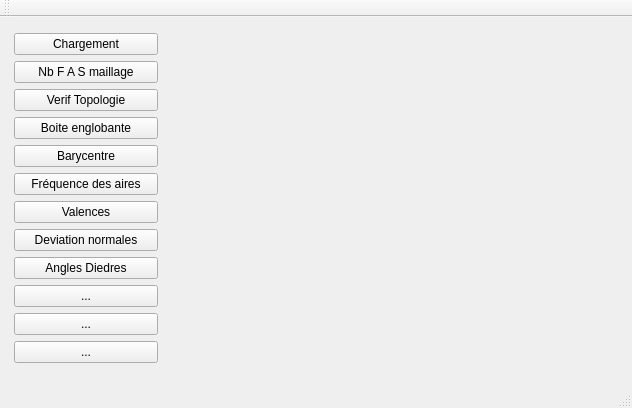
<?xml version="1.0" encoding="UTF-8"?>
<ui version="4.0">
 <class>MainWindow</class>
 <widget class="QMainWindow" name="MainWindow">
  <property name="geometry">
   <rect>
    <x>0</x>
    <y>0</y>
    <width>632</width>
    <height>408</height>
   </rect>
  </property>
  <property name="windowTitle">
   <string>MainWindow</string>
  </property>
  <widget class="QWidget" name="centralWidget">
   <layout class="QHBoxLayout" name="horizontalLayout">
    <item>
     <widget class="QWidget" name="widget_2" native="true">
      <property name="sizePolicy">
       <sizepolicy hsizetype="Maximum" vsizetype="Preferred">
        <horstretch>150</horstretch>
        <verstretch>0</verstretch>
       </sizepolicy>
      </property>
      <property name="minimumSize">
       <size>
        <width>150</width>
        <height>0</height>
       </size>
      </property>
      <layout class="QVBoxLayout" name="verticalLayout">
       <property name="spacing">
        <number>4</number>
       </property>
       <property name="leftMargin">
        <number>3</number>
       </property>
       <property name="topMargin">
        <number>3</number>
       </property>
       <property name="rightMargin">
        <number>3</number>
       </property>
       <property name="bottomMargin">
        <number>3</number>
       </property>
       <item>
        <widget class="QPushButton" name="pushButton_chargement">
         <property name="text">
          <string>Chargement</string>
         </property>
        </widget>
       </item>
       <item>
        <widget class="QPushButton" name="button_NbFAS">
         <property name="text">
          <string>Nb F A S maillage</string>
         </property>
        </widget>
       </item>
       <item>
        <widget class="QPushButton" name="button_VerifTopo">
         <property name="text">
          <string>Verif Topologie</string>
         </property>
        </widget>
       </item>
       <item>
        <widget class="QPushButton" name="button_BoiteEnglo">
         <property name="text">
          <string>Boite englobante</string>
         </property>
        </widget>
       </item>
       <item>
        <widget class="QPushButton" name="button_Barycentre">
         <property name="text">
          <string>Barycentre</string>
         </property>
        </widget>
       </item>
       <item>
        <widget class="QPushButton" name="button_FreqAires">
         <property name="text">
          <string>Fréquence des aires</string>
         </property>
        </widget>
       </item>
       <item>
        <widget class="QPushButton" name="button_Valences">
         <property name="text">
          <string>Valences</string>
         </property>
        </widget>
       </item>
       <item>
        <widget class="QPushButton" name="button_DeviaNormales">
         <property name="text">
          <string>Deviation normales</string>
         </property>
        </widget>
       </item>
       <item>
        <widget class="QPushButton" name="button_AnglesDiedres">
         <property name="text">
          <string>Angles Diedres</string>
         </property>
        </widget>
       </item>
       <item>
        <widget class="QPushButton" name="pushButton_4">
         <property name="text">
          <string>...</string>
         </property>
        </widget>
       </item>
       <item>
        <widget class="QPushButton" name="pushButton_3">
         <property name="text">
          <string>...</string>
         </property>
        </widget>
       </item>
       <item>
        <widget class="QPushButton" name="pushButton">
         <property name="text">
          <string>...</string>
         </property>
        </widget>
       </item>
      </layout>
     </widget>
    </item>
    <item>
     <widget class="MeshViewerWidget" name="displayWidget" native="true"/>
    </item>
   </layout>
  </widget>
  <widget class="QMenuBar" name="menuBar">
   <property name="geometry">
    <rect>
     <x>0</x>
     <y>0</y>
     <width>632</width>
     <height>22</height>
    </rect>
   </property>
  </widget>
  <widget class="QToolBar" name="mainToolBar">
   <attribute name="toolBarArea">
    <enum>TopToolBarArea</enum>
   </attribute>
   <attribute name="toolBarBreak">
    <bool>false</bool>
   </attribute>
  </widget>
  <widget class="QStatusBar" name="statusBar"/>
 </widget>
 <layoutdefault spacing="6" margin="11"/>
 <customwidgets>
  <customwidget>
   <class>MeshViewerWidget</class>
   <extends>QWidget</extends>
   <header location="global">meshviewerwidget.h</header>
   <container>1</container>
  </customwidget>
 </customwidgets>
 <resources/>
 <connections/>
</ui>
